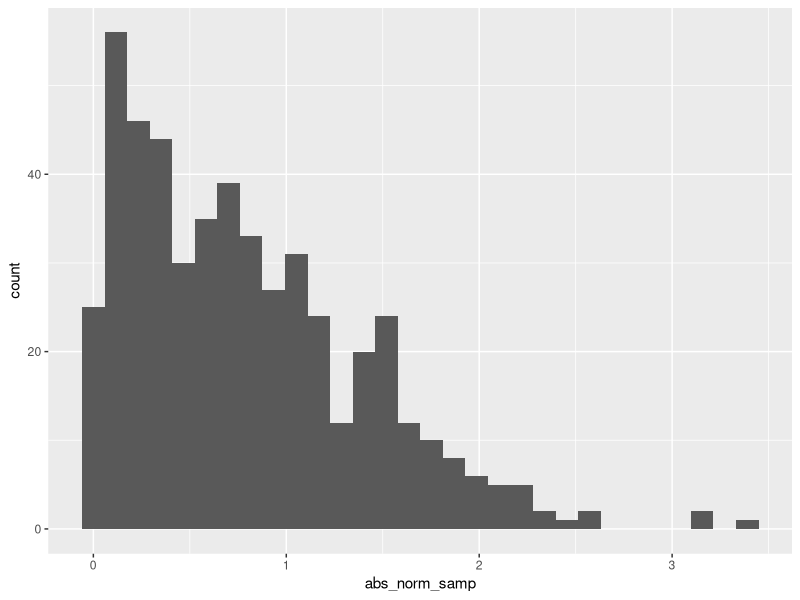

Source code (R):
## ---- chunk 1
samp = rnorm(100)
length(samp)
## ---- chunk 2
library(tidyverse)

la_df = tibble(
  norm_samp = rnorm(500),
  abs_norm_samp = abs(norm_samp)
)

ggplot(la_df, aes(x = abs_norm_samp)) + geom_histogram()
